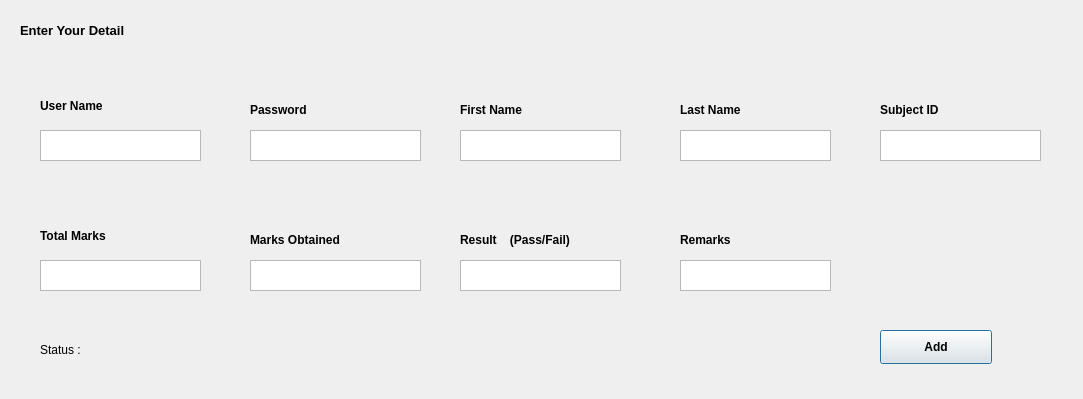
<?xml version="1.0" encoding="UTF-8"?>
<ui version="4.0">
 <class>AddDetail</class>
 <widget class="QDialog" name="AddDetail">
  <property name="geometry">
   <rect>
    <x>0</x>
    <y>0</y>
    <width>1083</width>
    <height>399</height>
   </rect>
  </property>
  <property name="windowTitle">
   <string>Dialog</string>
  </property>
  <widget class="QLabel" name="label">
   <property name="geometry">
    <rect>
     <x>40</x>
     <y>90</y>
     <width>121</width>
     <height>31</height>
    </rect>
   </property>
   <property name="font">
    <font>
     <weight>75</weight>
     <bold>true</bold>
    </font>
   </property>
   <property name="text">
    <string>User Name</string>
   </property>
  </widget>
  <widget class="QLabel" name="label_2">
   <property name="geometry">
    <rect>
     <x>250</x>
     <y>100</y>
     <width>91</width>
     <height>19</height>
    </rect>
   </property>
   <property name="font">
    <font>
     <weight>75</weight>
     <bold>true</bold>
    </font>
   </property>
   <property name="text">
    <string>Password</string>
   </property>
  </widget>
  <widget class="QLabel" name="label_3">
   <property name="geometry">
    <rect>
     <x>460</x>
     <y>100</y>
     <width>101</width>
     <height>19</height>
    </rect>
   </property>
   <property name="font">
    <font>
     <weight>75</weight>
     <bold>true</bold>
    </font>
   </property>
   <property name="text">
    <string>First Name</string>
   </property>
  </widget>
  <widget class="QLabel" name="label_4">
   <property name="geometry">
    <rect>
     <x>680</x>
     <y>100</y>
     <width>101</width>
     <height>19</height>
    </rect>
   </property>
   <property name="font">
    <font>
     <weight>75</weight>
     <bold>true</bold>
    </font>
   </property>
   <property name="text">
    <string>Last Name</string>
   </property>
  </widget>
  <widget class="QLabel" name="label_5">
   <property name="geometry">
    <rect>
     <x>880</x>
     <y>100</y>
     <width>111</width>
     <height>20</height>
    </rect>
   </property>
   <property name="font">
    <font>
     <weight>75</weight>
     <bold>true</bold>
    </font>
   </property>
   <property name="text">
    <string>Subject ID</string>
   </property>
  </widget>
  <widget class="QTextEdit" name="textEdit">
   <property name="geometry">
    <rect>
     <x>40</x>
     <y>130</y>
     <width>161</width>
     <height>31</height>
    </rect>
   </property>
  </widget>
  <widget class="QTextEdit" name="textEdit_2">
   <property name="geometry">
    <rect>
     <x>250</x>
     <y>130</y>
     <width>171</width>
     <height>31</height>
    </rect>
   </property>
  </widget>
  <widget class="QTextEdit" name="textEdit_3">
   <property name="geometry">
    <rect>
     <x>460</x>
     <y>130</y>
     <width>161</width>
     <height>31</height>
    </rect>
   </property>
  </widget>
  <widget class="QTextEdit" name="textEdit_4">
   <property name="geometry">
    <rect>
     <x>680</x>
     <y>130</y>
     <width>151</width>
     <height>31</height>
    </rect>
   </property>
  </widget>
  <widget class="QTextEdit" name="textEdit_5">
   <property name="geometry">
    <rect>
     <x>880</x>
     <y>130</y>
     <width>161</width>
     <height>31</height>
    </rect>
   </property>
  </widget>
  <widget class="QLabel" name="label_6">
   <property name="geometry">
    <rect>
     <x>20</x>
     <y>10</y>
     <width>211</width>
     <height>41</height>
    </rect>
   </property>
   <property name="font">
    <font>
     <pointsize>10</pointsize>
     <weight>75</weight>
     <bold>true</bold>
    </font>
   </property>
   <property name="text">
    <string>Enter Your Detail</string>
   </property>
  </widget>
  <widget class="QPushButton" name="pushButton">
   <property name="geometry">
    <rect>
     <x>880</x>
     <y>330</y>
     <width>112</width>
     <height>34</height>
    </rect>
   </property>
   <property name="font">
    <font>
     <weight>75</weight>
     <bold>true</bold>
    </font>
   </property>
   <property name="text">
    <string>Add</string>
   </property>
  </widget>
  <widget class="QLabel" name="label_7">
   <property name="geometry">
    <rect>
     <x>40</x>
     <y>340</y>
     <width>581</width>
     <height>19</height>
    </rect>
   </property>
   <property name="font">
    <font>
     <weight>50</weight>
     <bold>false</bold>
    </font>
   </property>
   <property name="text">
    <string>Status : </string>
   </property>
  </widget>
  <widget class="QLabel" name="label_8">
   <property name="geometry">
    <rect>
     <x>250</x>
     <y>230</y>
     <width>141</width>
     <height>19</height>
    </rect>
   </property>
   <property name="font">
    <font>
     <weight>75</weight>
     <bold>true</bold>
    </font>
   </property>
   <property name="text">
    <string>Marks Obtained</string>
   </property>
  </widget>
  <widget class="QTextEdit" name="textEdit_6">
   <property name="geometry">
    <rect>
     <x>460</x>
     <y>260</y>
     <width>161</width>
     <height>31</height>
    </rect>
   </property>
  </widget>
  <widget class="QTextEdit" name="textEdit_7">
   <property name="geometry">
    <rect>
     <x>680</x>
     <y>260</y>
     <width>151</width>
     <height>31</height>
    </rect>
   </property>
  </widget>
  <widget class="QLabel" name="label_9">
   <property name="geometry">
    <rect>
     <x>460</x>
     <y>230</y>
     <width>161</width>
     <height>19</height>
    </rect>
   </property>
   <property name="font">
    <font>
     <weight>75</weight>
     <bold>true</bold>
    </font>
   </property>
   <property name="text">
    <string>Result    (Pass/Fail)</string>
   </property>
  </widget>
  <widget class="QLabel" name="label_10">
   <property name="geometry">
    <rect>
     <x>680</x>
     <y>230</y>
     <width>101</width>
     <height>19</height>
    </rect>
   </property>
   <property name="font">
    <font>
     <weight>75</weight>
     <bold>true</bold>
    </font>
   </property>
   <property name="text">
    <string>Remarks</string>
   </property>
  </widget>
  <widget class="QLabel" name="label_11">
   <property name="geometry">
    <rect>
     <x>40</x>
     <y>220</y>
     <width>121</width>
     <height>31</height>
    </rect>
   </property>
   <property name="font">
    <font>
     <weight>75</weight>
     <bold>true</bold>
    </font>
   </property>
   <property name="text">
    <string>Total Marks</string>
   </property>
  </widget>
  <widget class="QTextEdit" name="textEdit_8">
   <property name="geometry">
    <rect>
     <x>250</x>
     <y>260</y>
     <width>171</width>
     <height>31</height>
    </rect>
   </property>
  </widget>
  <widget class="QTextEdit" name="textEdit_9">
   <property name="geometry">
    <rect>
     <x>40</x>
     <y>260</y>
     <width>161</width>
     <height>31</height>
    </rect>
   </property>
  </widget>
 </widget>
 <resources/>
 <connections/>
</ui>
